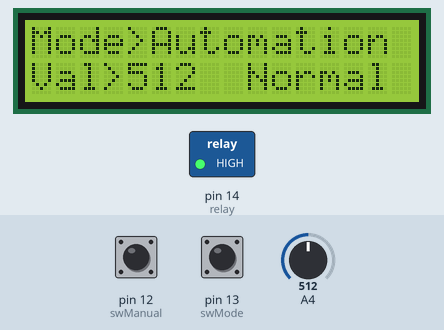
A sketch run on a simulated Arduino Mega 2560, built with avr-gcc and run on an emulated ATmega2560. Shown: 16×2 character LCD, switched loads named in the sketch (green lamp = pin HIGH). The inputs (shaded band) are chosen by the test bench; at power-on: pin 13 (swMode) LOW, A4 = 512, pin 12 (swManual) LOW. What the sketch prints to the serial monitor is not drawn.

Above: at 1.2 s.
1.3 s: pin 13 (swMode) pulled HIGH for 3.2 s
At 2.1 s:
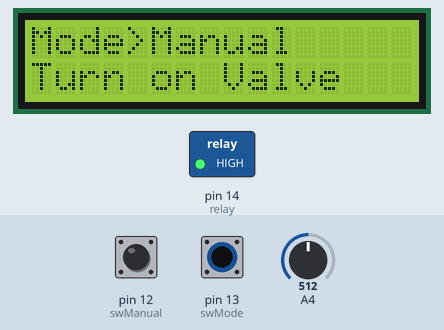
7.5 s: A4 set to 716
At 8.8 s:
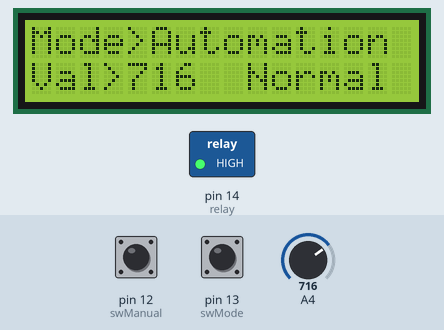
10.5 s: A4 set to 900
At 11.7 s:
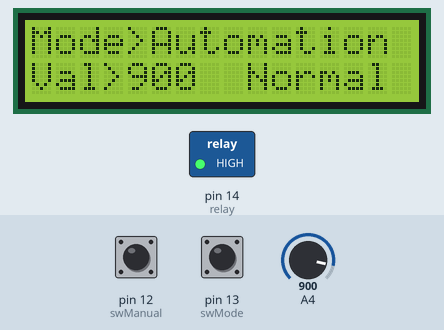
12.1 s: A4 set to 1023
At 12.7 s:
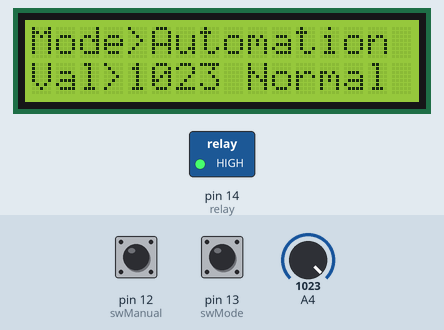
13.8 s: pin 13 (swMode) pulled HIGH for 3.2 s
At 14.6 s:
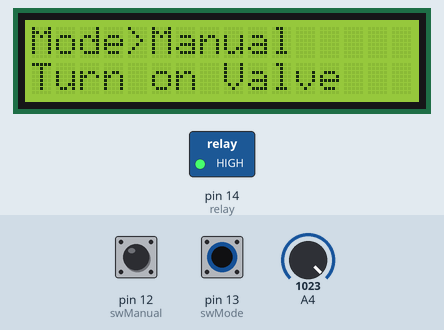
20.0 s: A4 set to 511
At 21.0 s:
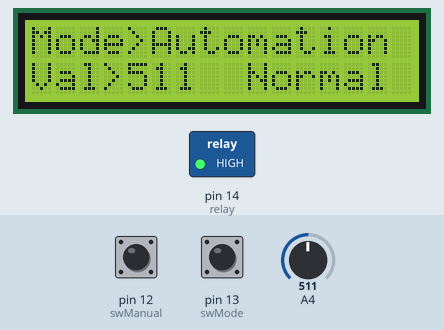
Timing chart, 0 to 23.0 s (numbered marks = the images above; inputs shaded):
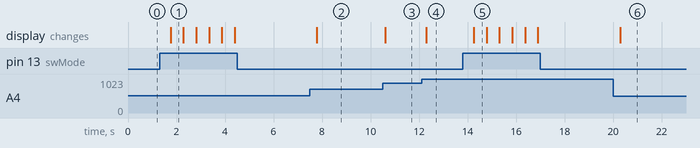

Measured:
- after the input at 1.3 s, the display: changes after 0.45 s (image 1)
- after the input at 7.5 s, the display: changes after 0.29 s (image 2)
- after the input at 10.5 s, the display: changes after 0.11 s (image 3)
- after the input at 12.1 s, the display: changes after 0.20 s (image 4)
- after the input at 13.8 s, the display: changes after 0.44 s (image 5)
- after the input at 20.0 s, the display: changes after 0.29 s (image 6)
- what the display in image 1 shows lasts 0.5 s, from 1.8 s to 2.3 s

The sketch:

Test_Final.ino
```cpp
#include <LiquidCrystal_I2C.h>

#define swManual 12 //สวิตช์กด Manual
#define swMode 13 //สวิตช์กดเปลี่ยน Mode
#define relay 14 //relay
#define MQ135_PIN 36 //
int modeClick = 0;
int swstate = 1;
LiquidCrystal_I2C lcd(0x27 , 16 , 2);

void setup() {
  pinMode(swManual,INPUT);
  pinMode(swMode,INPUT);
  pinMode(relay,OUTPUT);
  digitalWrite(relay,HIGH);
  Serial.begin(115200);
  lcd.init();
  lcd.backlight();
}

void loop() {
  int Manual = digitalRead(swManual);
  int mode = digitalRead(swMode);
  unsigned int senser_val = analogRead(MQ135_PIN); //รับค่าแก็ส
//เลือก Mode
  if (mode == 1) {
    delay(250);
    modeClick = modeClick + 1;
    if (modeClick == 2) {
      modeClick = 0;
    }
  }
  switch(modeClick){
    case 0:
      //Automation
      lcd.clear();
      lcd.setCursor(0,0);
      lcd.print("Mode>Automation");
      Serial.println("Mode>Automation");
      if (senser_val<=1500){             //ค่าแก็สน้อย
        digitalWrite(relay,HIGH);//relay ไม่ทำงาน
        lcd.setCursor(0,1);
        lcd.print("Val>");
        lcd.print(senser_val);
        lcd.setCursor(9,1);
        lcd.print("Normal");
        Serial.println("Normal");
      }else{
        digitalWrite(relay,LOW);//relay ทำงาน
        lcd.setCursor(0,1);
        lcd.print("Val>");
        lcd.print(senser_val);
        lcd.setCursor(9,1);
        lcd.print("GasLeak");
        Serial.println("GasLeak");
      }
      Serial.print("SENSER Value = ");
      Serial.println(senser_val);
      break;
    case 1:
    //Manual
      lcd.clear();
      lcd.setCursor(0,0);
      lcd.print("Mode>Manual");
      Serial.println("Mode>Manual");
      if( Manual == 1) {
        swstate = !swstate;
      }
        if(swstate == 0){
          Serial.println("Turn off valve");
          lcd.setCursor(0,1);
          lcd.print("Turn off Valve");
        }else{
          Serial.println("Turn on valve");
          lcd.setCursor(0,1);
          lcd.print("Turn on Valve");
        }
      digitalWrite(relay,swstate);
      break;
  }
  Serial.println();
  delay(250);
}
```
